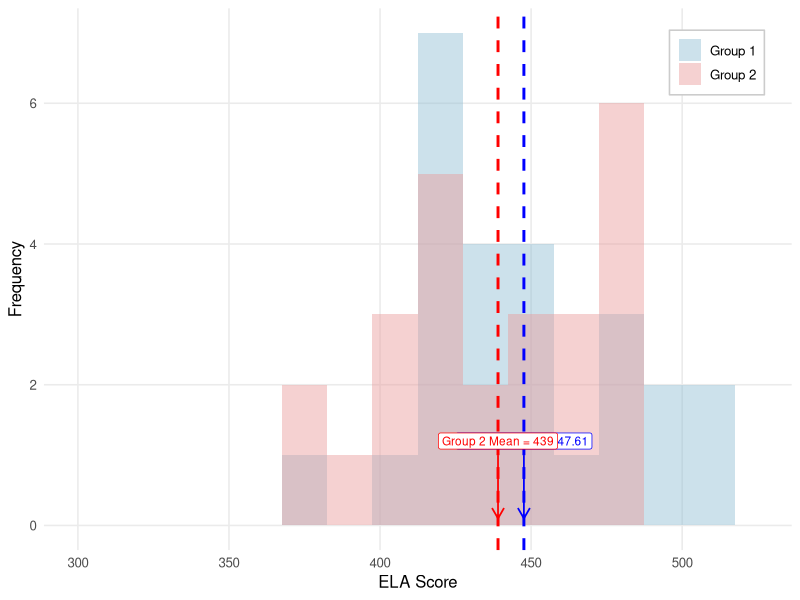
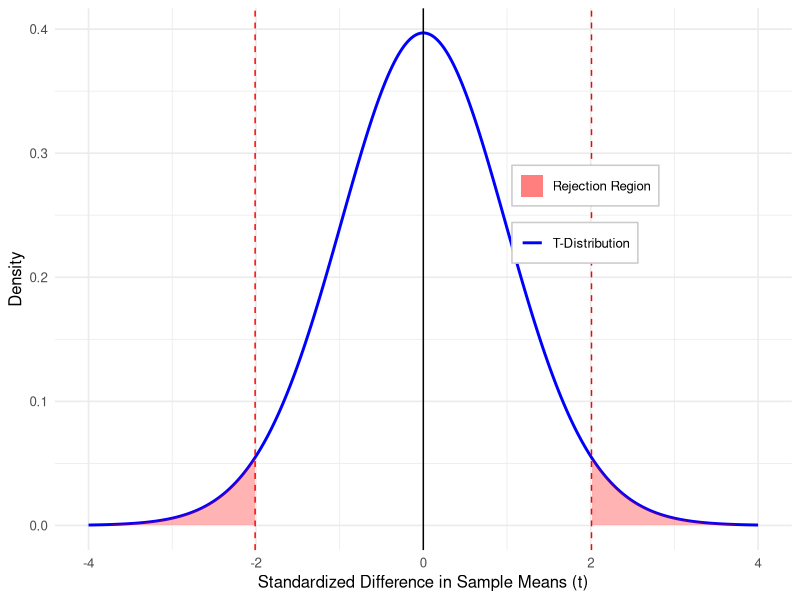
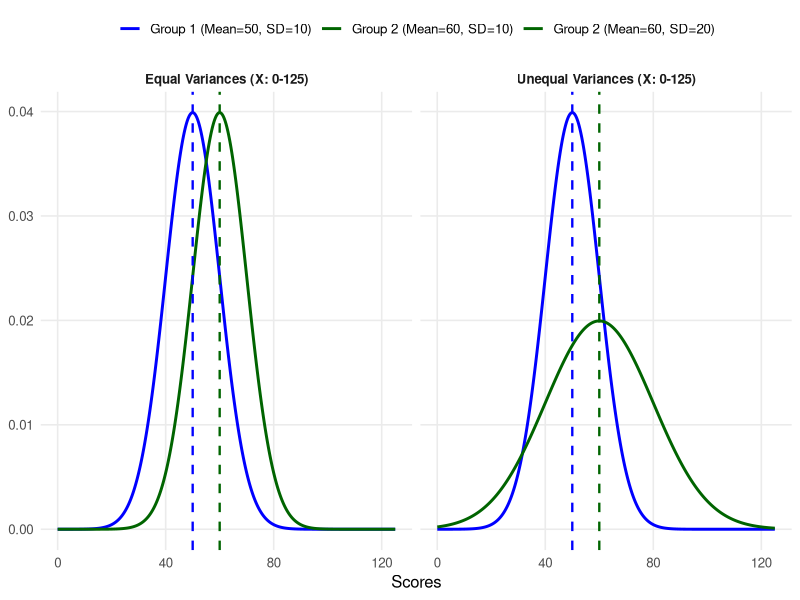
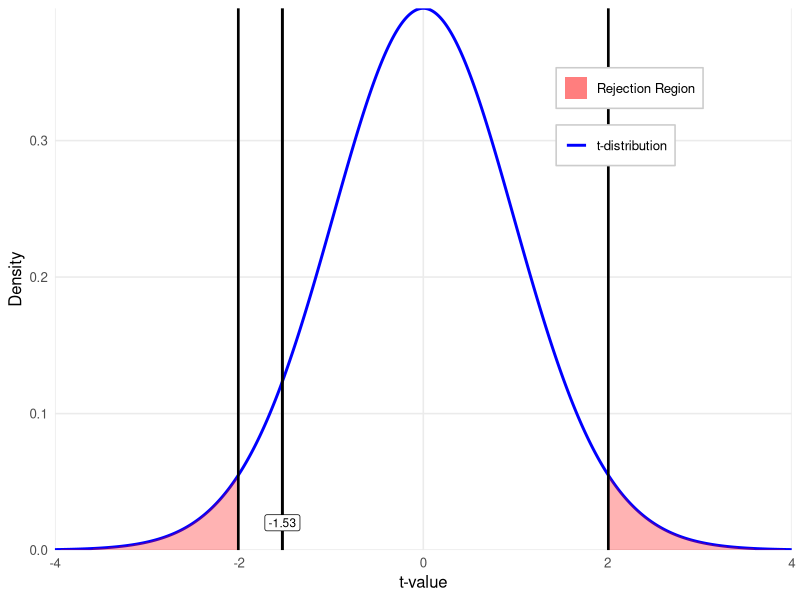

Here is the R script that generated these plots, in order:
## ---- chunk 1
#| label: fig-9.1
#| fig-cap: "Figure 9.1. Overlapping histograms of ELA scores for two third-grade classes"
#| fig-width: 8
#| fig-height: 4.6
#| warning: false
#| message: false
#| echo: false
library(ggplot2)
library(scales)

# --- Example data (replace these with your real columns) ---
set.seed(4)
group1 <- rnorm(25, mean = 425.26, sd = 44.99)
group2 <- rnorm(25, mean = 440, sd = 35)

df <- rbind(
  data.frame(score = group1, group = "Group 1"),
  data.frame(score = group2, group = "Group 2")
)

m1 <- mean(group1)
m2 <- mean(group2)

# bins similar to your screenshot
binwidth <- 15

ggplot(df, aes(x = score, fill = group)) +
  geom_histogram(
    binwidth = binwidth,
    position = "identity",
    alpha = 0.45,
    color = NA
  ) +
  geom_vline(xintercept = m1, linetype = "dashed", linewidth = 1, color = "blue") +
  geom_vline(xintercept = m2, linetype = "dashed", linewidth = 1, color = "red") +
  annotate(
    "label",
    x = m1, y = 1.2,
    label = paste0("Group 1 Mean = ", round(m1, 2)),
    size = 3,
    label.size = 0.25,
    fill = "white",
    color = "blue"
  ) +
  annotate(
    "segment",
    x = m1, xend = m1, y = 1.0, yend = 0.1,
    linewidth = 0.6, color = "blue",
    arrow = arrow(length = unit(0.12, "inches"))
  ) +
  annotate(
    "label",
    x = m2, y = 1.2,
    label = paste0("Group 2 Mean = ", round(m2, 0)),
    size = 3,
    label.size = 0.25,
    fill = "white",
    color = "red"
  ) +
  annotate(
    "segment",
    x = m2, xend = m2, y = 1.0, yend = 0.1,
    linewidth = 0.6, color = "red",
    arrow = arrow(length = unit(0.12, "inches"))
  ) +
  scale_fill_manual(
    values = c("Group 1" = "#8fbcd4", "Group 2" = "#e89a9a"),
    breaks = c("Group 1", "Group 2")
  ) +
  coord_cartesian(xlim = c(300, 525)) +
  labs(
    x = "ELA Score",
    y = "Frequency",
    fill = NULL
  ) +
  theme_minimal(base_size = 12) +
  theme(
    legend.position = c(0.9, 0.9),
    legend.background = element_rect(fill = "white", color = "grey80"),
    panel.grid.minor = element_blank()
  )
## ---- chunk 2

#| label: fig-9.2
#| fig-cap: "t-distribution with two-tailed rejection regions ($\alpha = 0.05$)"
#| fig-width: 8
#| fig-height: 4.6
#| warning: false
#| message: false
#| echo: false
library(ggplot2)


# --- Settings (edit these as needed) ---
df <- 49
alpha <- 0.05
tcrit <- qt(1 - alpha/2, df)

x <- seq(-4, 4, length.out = 2000)
curve_df <- data.frame(x = x, y = dt(x, df))

ggplot(curve_df, aes(x, y)) +

  # T distribution line
  geom_line(aes(color = "T-Distribution"), linewidth = 1) +

  # Rejection regions (tails only)
  geom_area(
    data = subset(curve_df, x <= -tcrit),
    aes(fill = "Rejection Region"),
    alpha = 0.3
  ) +
  geom_area(
    data = subset(curve_df, x >= tcrit),
    aes(fill = "Rejection Region"),
    alpha = 0.3
  ) +

  # Critical value lines
  geom_vline(xintercept = -tcrit, linetype = "dashed", color = "red") +
  geom_vline(xintercept = tcrit,  linetype = "dashed", color = "red") +

  # Null line
  geom_vline(
    aes(linetype = "Null Hypothesis (Mean Diff = 0)"),
    xintercept = 0,
    color = "black"
  ) +

  scale_color_manual(values = c("T-Distribution" = "blue"), name = NULL) +
  scale_fill_manual(values = c("Rejection Region" = "red"), name = NULL) +
  scale_linetype_manual(
    values = c("Null Hypothesis (Mean Diff = 0)" = "dashed"),
    name = NULL
  ) +

  labs(
    x = "Standardized Difference in Sample Means (t)",
    y = "Density"
  ) +

  theme_minimal(base_size = 12) +
  theme(
    legend.position = c(0.72, 0.62),
    legend.background = element_rect(fill = "white", color = "grey80")
  )
## ---- chunk 3

#| label: fig-9.3
#| fig-cap: "Normal distributions with equal vs. unequal variances"
#| fig-width: 8
#| fig-height: 4.6
#| warning: false
#| message: false
#| echo: false

library(ggplot2)

# ---- Parameters from the figure ----
x_min <- 0
x_max <- 125
x <- seq(x_min, x_max, length.out = 2000)

params <- data.frame(
  scenario = c("Equal Variances (X: 0-125)", "Equal Variances (X: 0-125)",
               "Unequal Variances (X: 0-125)", "Unequal Variances (X: 0-125)"),
  group    = c("Group 1", "Group 2", "Group 1", "Group 2"),
  mean     = c(50, 60, 50, 60),
  sd       = c(10, 10, 10, 20),
  color    = c("blue", "darkgreen", "blue", "darkgreen")
)

# Build curve data
curve_df <- do.call(rbind, lapply(seq_len(nrow(params)), function(i){
  p <- params[i, ]
  data.frame(
    x = x,
    y = dnorm(x, mean = p$mean, sd = p$sd),
    scenario = p$scenario,
    group = sprintf("%s (Mean=%d, SD=%d)", p$group, p$mean, p$sd),
    mean = p$mean,
    color = p$color
  )
}))

# Means for vlines/legend
means_df <- unique(curve_df[, c("scenario", "group", "mean", "color")])

ggplot(curve_df, aes(x = x, y = y, color = group)) +
  geom_line(linewidth = 1) +
  geom_vline(
    data = means_df,
    aes(xintercept = mean, color = group),
    linetype = "dashed",
    linewidth = 0.8,
    show.legend = FALSE
  ) +
  facet_wrap(~scenario, nrow = 1) +
  coord_cartesian(xlim = c(x_min, x_max)) +
  labs(x = "Scores", y = NULL, color = NULL) +
  scale_color_manual(
    values = setNames(means_df$color, means_df$group)
  ) +
  theme_minimal(base_size = 12) +
  theme(
    legend.position = "top",
    panel.grid.minor = element_blank(),
    strip.text = element_text(face = "bold")
  )

## ---- chunk 4

#| label: fig-9.4
#| fig-cap: "Two-tailed t-test with critical values $\pm2.009$"
#| fig-width: 8
#| fig-height: 4.6
#| warning: false
#| message: false
#| echo: false

library(ggplot2)

# --- Parameters ---
df <- 49
tcrit <- 2.009
t_stat <- -1.53

# Curve data
x <- seq(-4, 4, length.out = 2000)
curve_df <- data.frame(
  x = x,
  y = dt(x, df)
)

# Tail shading data
left_tail  <- subset(curve_df, x <= -tcrit)
right_tail <- subset(curve_df, x >=  tcrit)

ggplot(curve_df, aes(x, y)) +

  # t distribution curve
  geom_line(aes(color = "t-distribution"), linewidth = 1) +

  # rejection regions
  geom_area(data = left_tail,
            aes(fill = "Rejection Region"),
            alpha = 0.3) +
  geom_area(data = right_tail,
            aes(fill = "Rejection Region"),
            alpha = 0.3) +

  # critical value lines
  geom_vline(aes(linetype = "Critical values: ±2.009"),
             xintercept = -tcrit,
             color = "black",
             linewidth = 0.9) +
  geom_vline(aes(linetype = "Critical values: ±2.009"),
             xintercept = tcrit,
             color = "black",
             linewidth = 0.9) +

  # test statistic line
  geom_vline(aes(color = "Test Statistic"),
             xintercept = t_stat,
             linewidth = 1) +

  # label for test statistic
  annotate("label",
           x = t_stat,
           y = 0.02,
           label = "-1.53",
           size = 3,
           label.size = 0.25,
           fill = "white") +

  scale_color_manual(
    values = c(
      "t-distribution" = "blue",
      "Test Statistic" = "darkgreen"
    ),
    name = NULL
  ) +
  scale_fill_manual(
    values = c("Rejection Region" = "red"),
    name = NULL
  ) +
  scale_linetype_manual(
    values = c("Critical values: ±2.009" = "dashed"),
    name = NULL
  ) +

  labs(
    x = "t-value",
    y = "Density"
  ) +
  scale_x_continuous(expand = c(0, 0)) +
  scale_y_continuous(expand = c(0, 0)) +

  coord_cartesian(xlim = c(-4, 4)) +

  theme_minimal(base_size = 12) +
  theme(
    legend.position = c(0.78, 0.80),
    legend.background = element_rect(fill = "white", color = "grey80"),
    panel.grid.minor = element_blank()
  )
